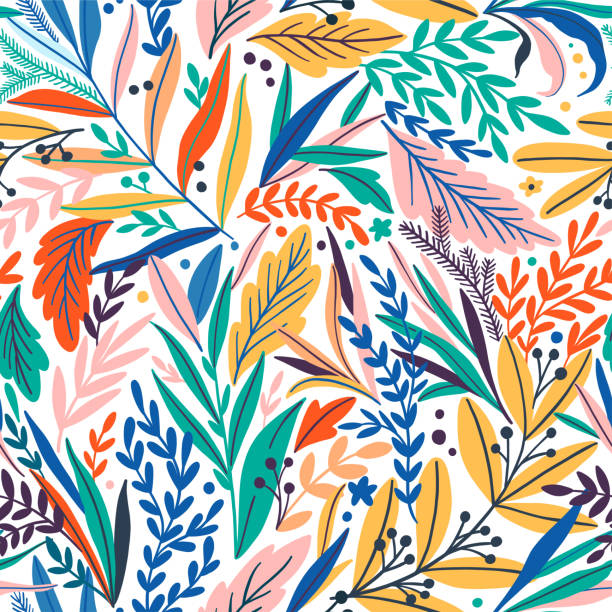
#> input picture Pattern.jpg, 612 x 612 px
$ jupyter execute --allow-errors main.ipynb
#> lines starting #> are read from the running program, lines starting #| are printed output that depends on the picture; long printed decimals are rounded
[cell 1]
import matplotlib.pyplot as plt
import matplotlib.image as img
from skimage.color import rgb2gray
import numpy as np
from collections import Counter

[cell 2]
# Step 2: Read the original image into a Matrix.
# 25 < 150 -> selected Pattern.jpg
image = img.imread('Pattern.jpg')
#> image is the input picture: shape (612, 612, 3); mean R, G, B 185.4, 187.5, 177.7
print(image)
#> (printed output is left out)
plt.figure(1)
imgplot = plt.imshow(image)
plt.title("Original Image - E/18/025")

[cell 3]
image

[cell 4]
# Step 3: Select 16×16 cropped sub-image from your input at step2.
xPosition = 0;  # x position = 0*60 = 0
yPosition = 100; # y position = 25*4 = 100
width = 16;
height = 16;
# Crop the image based on the provided coordinates
cropped_image = image[yPosition:yPosition+height, xPosition:xPosition+width]

# Display the cropped image
plt.figure(2)
plt.imshow(cropped_image)
plt.title("Cropped Image E/18/025")
plt.show()
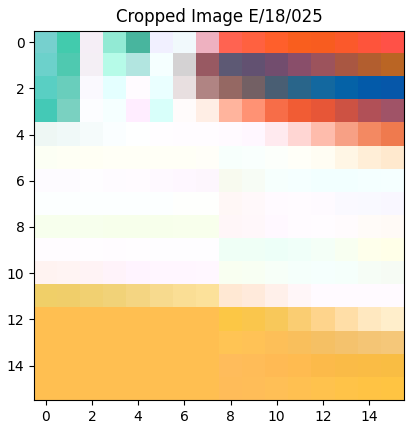
#> figure drawn by matplotlib, 1 panel

[cell 5]
np.size(cropped_image)
#> Out = 768

[cell 6]
cropped_image.shape
#> Out = (16, 16, 3)

[cell 7]
# Convert the original image to grayscale
gray_original = (rgb2gray(image) * 255).astype('uint8')
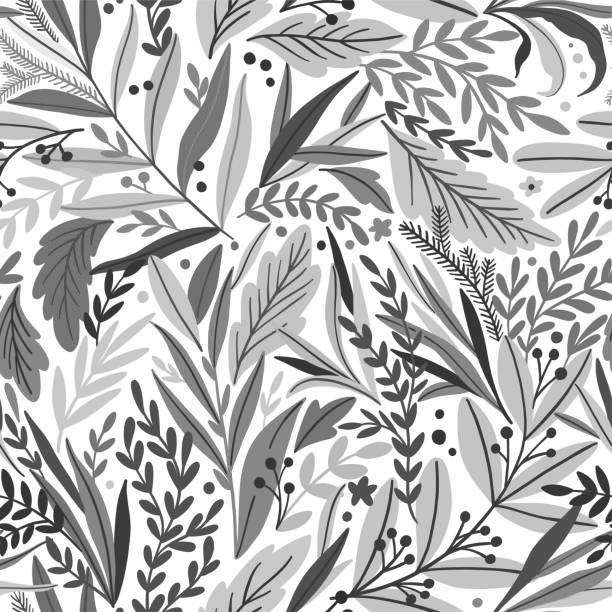
#> gray_original: shape (612, 612); min 18, max 255, mean 185.9

# Convert the cropped image to grayscale
gray_cropped = (rgb2gray(cropped_image) * 255).astype('uint8')

# Display the grayscale original image
plt.figure(3)
plt.imshow(gray_original, cmap='gray')
plt.title("Grayscale Original Image  E/18/025")

# Display the grayscale cropped image
plt.figure(4)
plt.imshow(gray_cropped, cmap='gray')
plt.title("Grayscale Cropped Image  E/18/025")
plt.show()
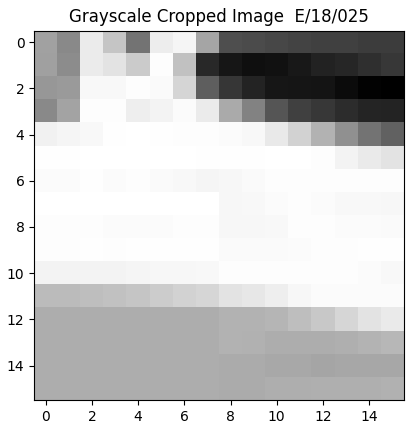
#> figure drawn by matplotlib, 1 panel

[cell 8]
gray_original

[cell 9]
gray_cropped

[cell 10]
# Calculate the quantization levels
quant_levels = 8

# Calculate the quantization step size
quant_step = 256 / quant_levels

# Quantize the cropped image
quantized_image = np.floor(gray_cropped / quant_step) * quant_step

# Display the quantized image
plt.figure(6)
plt.imshow(quantized_image, cmap='gray')
plt.title("Quantized Cropped Image  E/18/025")
plt.show()
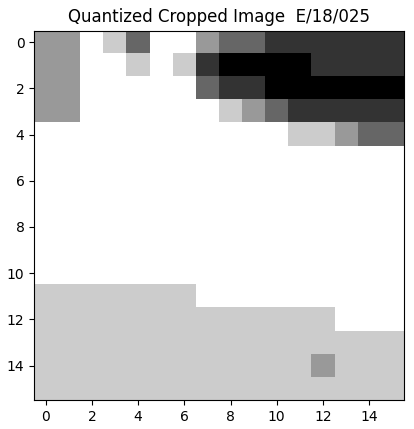
#> figure drawn by matplotlib, 1 panel

[cell 11]
quantized_image

[cell 12]
# Flatten the quantized image to obtain a 1D array
flatten_quantized = quantized_image.flatten()
#> flatten_quantized = 256 values, max 224 at index 2, min 64 at index 24, mean 194

# Calculate the frequency of each symbol (0-7 levels)
symbol_count = Counter(flatten_quantized)
#> symbol_count = {160: 12, 224: 136, 192: 73, 128: 7, 96: 18, 64: 10}

# Calculate the probability distribution of each symbol
total_symbols = len(flatten_quantized)
#> total_symbols = 256
symbol_probability = {symbol: count / total_symbols for symbol, count in symbol_count.items()}
#> symbol_probability = {160: 0.0469, 224: 0.531, 192: 0.285, 128: 0.0273, 96: 0.0703, 64: 0.0391}

# Sort the probabilities by symbol
sorted_probs = {k: symbol_probability[k] for k in sorted(symbol_probability)}
#> sorted_probs = {64: 0.0391, 96: 0.0703, 128: 0.0273, 160: 0.0469, 192: 0.285, 224: 0.531}

# Plotting the probability distribution
plt.figure(figsize=(8, 5))

symbols = sorted_probs.keys()
probs = sorted_probs.values()

plt.bar(symbols, probs, color='skyblue')
plt.title('Probability Distribution of Symbols (0-7 Levels)  E/18/025')
plt.xlabel('Symbols')
plt.ylabel('Probability')
plt.xticks(list(sorted_probs.keys()))
plt.grid(axis='y')

plt.show()
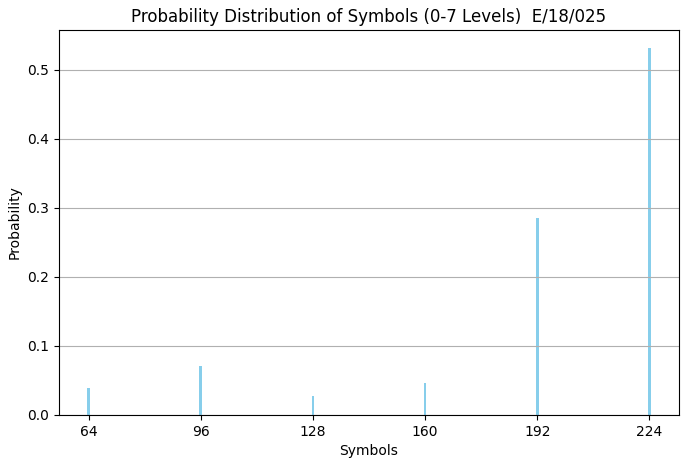
#> figure drawn by matplotlib, 1 panel; tallest bar 0.531 high, from x = 223.6 to 224.4

[cell 13]
# Sort symbols and probabilities in descending order of probability
sorted_symbol_probabilities = sorted(symbol_probability.items(), key=lambda x: x[1], reverse=True)
#> sorted_symbol_probabilities = [(224, 0.531), (192, 0.285), (96, 0.0703), (160, 0.0469), (64, 0.0391), (128, 0.0273)]

# Separate sorted symbols and probabilities into two lists
sorted_symbols = [symbol for symbol, _ in sorted_symbol_probabilities]
#> sorted_symbols = [224, 192, 96, 160, 64, 128]
sorted_probabilities = [prob for _, prob in sorted_symbol_probabilities]
#> sorted_probabilities = [0.531, 0.285, 0.0703, 0.0469, 0.0391, 0.0273]

# Displaying sorted symbols and their probabilities
print("Sorted Symbols (Descending Order of Probability):", sorted_symbols)
#| Sorted Symbols (Descending Order of Probability): [224.0, 192.0, 96.0, 160.0, 64.0, 128.0]
print("Probabilities (Descending Order of Probability):", sorted_probabilities)
#| Probabilities (Descending Order of Probability): [0.5312, 0.2852, 0.07031, 0.04688, 0.03906, 0.02734]

[cell 14]
# Step 6: Construct the Huffman coding algorithm for the cropped image at Step 4 (without using inbuilt algorithms)

def build_huffman_tree(symbols, freq):
    # Initialize list of trees as leaf nodes
    trees = [[freq[i], [symbols[i], '']] for i in range(len(symbols))]
#> trees = [[0.531, [224, '']], [0.285, [192, '']], [0.0703, [96, '']], [0.0469, [160, '']], [0.0391, [64, '']], [0.0273, [128, '']]]

    while len(trees) > 1:
        # Sort the trees by frequency
        trees = sorted(trees, key=lambda x: x[0])

        # Take the two trees with the lowest frequency
        left_tree = trees[0]
        right_tree = trees[1]

        # Add '0' to codewords of the left tree and '1' to codewords of the right tree
        for pair in left_tree[1:]:
            pair[1] = '1' + pair[1]
        for pair in right_tree[1:]:
            pair[1] = '0' + pair[1]

        # Create a parent node and add the frequency of children to it
        parent = [left_tree[0] + right_tree[0]] + left_tree[1:] + right_tree[1:]

        # Remove the children from the list and add the parent node
        trees = trees[2:]
        trees.append(parent)
#> this loop made 5 passes
#> (left_tree, right_tree, parent) on passes 2 to 3: ([0.0469, [160, '']], [0.0664, [128, '1'], [64, '0']], [0.113, [160, '1'], [128, '01'], [64, '00']]), ([0.0703, [96, '']], [0.113, [160, '1'], [128, '01'], [64, '00']], [0.184, [96, '1'], [160, '01'], [128, '001'], [64, '000']])
#> (left_tree, right_tree, parent) on pass 1: ([0.0273, [128, '']], [0.0391, [64, '']], [0.0664, [128, '1'], [64, '0']])
#> after the loop, pair = [224, '0']; trees = [[1, [96, '111'], [160, '1101'], [128, '11001'], [64, '11000'], [192, '10'], [224, '0']]]

    # Return the root node of the Huffman tree
    return trees[0]

# Build the Huffman tree for the symbols and their frequencies
huffman_tree = build_huffman_tree(sorted_symbols, sorted_probabilities)
#> huffman_tree = [1, [96, '111'], [160, '1101'], [128, '11001'], [64, '11000'], [192, '10'], [224, '0']]

# Invert the bits of each Huffman code to get the correct representation
inverted_codewords = {}
for symbol, code in huffman_tree[1:]:
    inverted_codewords[symbol] = ''.join('1' if bit == '0' else '0' for bit in code)
#> this loop made 6 passes
#> after the loop, inverted_codewords = {96: '000', 160: '0010', 128: '00110', 64: '00111', 192: '01', 224: '1'}

for symbol, code in inverted_codewords.items():
    print(f"Symbol: {symbol}, Code: {code}")
#> this loop made 6 passes
#> (symbol, code) on passes 1 to 6: (96, '000'), (160, '0010'), (128, '00110'), (64, '00111'), (192, '01'), (224, '1')
#| Symbol: 96.0, Code: 000
#| Symbol: 160.0, Code: 0010
#| Symbol: 128.0, Code: 00110
#| Symbol: 64.0, Code: 00111
#| Symbol: 192.0, Code: 01
#| Symbol: 224.0, Code: 1

[cell 15]
# function to round to nearest codeword
def round_to_nearest_codeword(quantized_values, codewords):
    rounded_values = []
    for quantized_pixel in quantized_values:
        if quantized_pixel not in codewords:
            nearest_value = min(codewords.keys(), key=lambda x: abs(x - quantized_pixel))
            rounded_values.append(nearest_value)
        else:
            rounded_values.append(quantized_pixel)

    return rounded_values

#function to compress using code
def compress_image(image, codewords):
    # Flatten the image
    flattened_image = image.flatten()

    # Convert pixel values to their corresponding Huffman codes
    compressed_bits = ''.join(codewords[pixel] for pixel in flattened_image if pixel in codewords)

    return compressed_bits

# Quantize the grayscale original image
quantized_original = np.floor(gray_original / quant_step) * quant_step
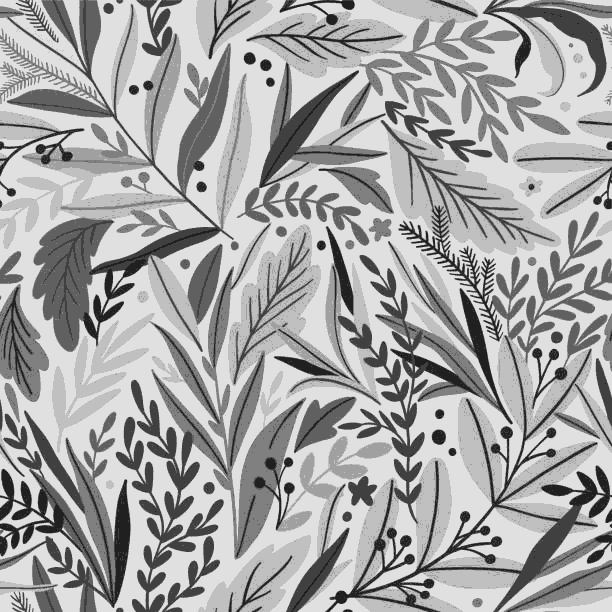
#> quantized_original: shape (612, 612) float64; min 0, max 224, mean 166.9

# Round to codebook values
quantized_rounded_original = round_to_nearest_codeword(quantized_original.flatten(), inverted_codewords)
#> the loop in round_to_nearest_codeword, `for quantized_pixel in quantized_values:` made 374544 passes
#> after the loop in round_to_nearest_codeword, `for quantized_pixel in quantized_values:`: rounded_values = 374544 items
#> quantized_rounded_original = 374544 items

# Convert the rounded values back to a NumPy array with the original shape
quantized_rounded_original = np.array(quantized_rounded_original).reshape(gray_original.shape)
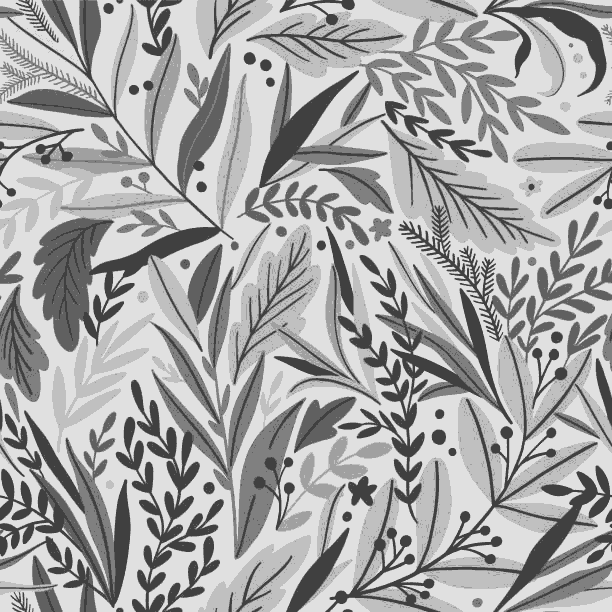
#> quantized_rounded_original: shape (612, 612) float64; min 64, max 224, mean 168.4

# Compress the quantized cropped image using the Huffman codes
compressed_cropped_image = compress_image(quantized_image, inverted_codewords)
#> in compress_image, `flattened_image = image.flatten()`: flattened_image has the same summary as flatten_quantized outside compress_image

# Compress the original image using the Huffman codes
compressed_original_image = compress_image(quantized_rounded_original, inverted_codewords)

[cell 16]
compressed_cropped_image

[cell 17]
quantized_rounded_original

[cell 18]
len(quantized_original)
#> Out = 612

[cell 19]
len(compressed_cropped_image)
#> Out = 469

[cell 20]
len(compressed_original_image)
#> Out = 963906

[cell 21]
inverted_codewords
#> Out has the same summary as inverted_codewords

[cell 22]
def save_to_text_file(data, filename):
    with open(filename, 'w') as file:
        file.write(data)

# Save the compressed cropped image to a text file
save_to_text_file(compressed_cropped_image, 'compressed_cropped_image.txt')

# Save the compressed original image to a text file
save_to_text_file(compressed_original_image, 'compressed_original_image.txt')

[cell 23]
# Step 9: Compress the original image using Huffman encoding function in the Matlab tool box andsave it into another text file.

import huffman

# Convert the NumPy array to a list
image_data = quantized_rounded_original.flatten().tolist()
#> image_data = 374544 items

# Calculate symbol frequencies
symbol_freq = {}
for symbol in image_data:
    if symbol in symbol_freq:
        symbol_freq[symbol] += 1
    else:
        symbol_freq[symbol] = 1
#> this loop made 374544 passes
#> after the loop, symbol_freq = {224: 148736, 160: 23278, 96: 34242, 128: 39256, 192: 74036, 64: 54996}

# Generate Huffman codes (Get the Huffman tree)
#> (the rest of this cell did not finish here and is left out)

#> (a cell that did not finish here is left out)

#> (a cell that did not finish here is left out)

[cell 26]
def huffman_decode_binary(encoded_data, codebook):
    decoded_data = []
    current_code = ''
    reverse_codebook = {code: symbol for symbol, code in codebook.items()}

    for bit in encoded_data:
        current_code += bit
        if current_code in reverse_codebook:
            decoded_data.append(int(reverse_codebook[current_code]))
            current_code = ''

    return decoded_data

# Read the compressed cropped image data from the text file
with open('compressed_cropped_image.txt', 'r') as file:
    compressed_cropped_data = file.read().strip()  # Read data and remove leading/trailing whitespace

# Read the compressed original image data from the text file
with open('compressed_original_image.txt', 'r') as file:
    compressed_original_data = file.read().strip()  # Read data and remove leading/trailing whitespace

# Read the library compressed original image data from the text file
#> (the rest of this cell did not finish here and is left out)

[cell 27]
gray_original.shape
#> Out = (612, 612)

[cell 28]
entropy = -np.sum(p * np.log2(p) for p in sorted_probabilities if p != 0)
#> entropy = 1.8
print(f"Entropy of the cropped image: {entropy} bits/pixel")
#| Entropy of the cropped image: 1.802 bits/pixel

[cell 29]
# Step 12: Evaluate the PSNR
def calculate_psnr(original_image, decompressed_image):
    mse = np.mean((original_image - decompressed_image) ** 2)
    max_pixel_value = 255
    psnr = 10 * np.log10((max_pixel_value ** 2) / (mse + 1e-6))
    return round(psnr, 3)

#> (the rest of this cell did not finish here and is left out)

[cell 30]
# Calculate symbol frequencies
symbol_freq = {}
total_symbols = len(quantized_rounded_original.flatten())
#> total_symbols = 374544

for symbol in quantized_rounded_original.flatten():
    if symbol in symbol_freq:
        symbol_freq[symbol] += 1
    else:
        symbol_freq[symbol] = 1

# Calculate probabilities from frequencies
probabilities = {symbol: freq / total_symbols for symbol, freq in symbol_freq.items()}
#> probabilities = {224: 0.397, 160: 0.0622, 96: 0.0914, 128: 0.105, 192: 0.198, 64: 0.147}

# Display the probability distribution table
print("Symbol\tProbability")
for symbol, prob in probabilities.items():
    print(f"{symbol}\t{prob:.4f}")
#> this loop made 6 passes
#> (symbol, prob) on passes 1 to 6: (224, 0.397), (160, 0.0622), (96, 0.0914), (128, 0.105), (192, 0.198), (64, 0.147)
#| 224.0	0.3971
#| 160.0	0.0622
#| 96.0	0.0914
#| 128.0	0.1048
#| 192.0	0.1977
#| 64.0	0.1468

[cell 31]
import math

# Calculate entropy using probabilities
entropy = -sum(prob * math.log2(prob) for prob in sorted_probs.values() if prob != 0)

print(f"Entropy of the source: {entropy:.4f} bits/symbol")
#| Entropy of the source: 1.8019 bits/symbol
